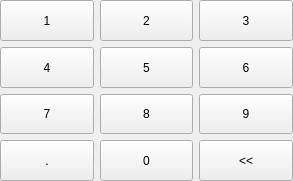
<?xml version="1.0" encoding="UTF-8"?>
<ui version="4.0">
 <class>lds_key3x4</class>
 <widget class="QWidget" name="lds_key3x4">
  <property name="geometry">
   <rect>
    <x>0</x>
    <y>0</y>
    <width>293</width>
    <height>181</height>
   </rect>
  </property>
  <property name="windowTitle">
   <string>Form</string>
  </property>
  <layout class="QGridLayout" name="gridLayout">
   <property name="leftMargin">
    <number>0</number>
   </property>
   <property name="topMargin">
    <number>0</number>
   </property>
   <property name="rightMargin">
    <number>0</number>
   </property>
   <property name="bottomMargin">
    <number>0</number>
   </property>
   <item row="0" column="0">
    <widget class="public_pushbutton_numkey" name="pushButton_num1">
     <property name="sizePolicy">
      <sizepolicy hsizetype="Expanding" vsizetype="Expanding">
       <horstretch>0</horstretch>
       <verstretch>0</verstretch>
      </sizepolicy>
     </property>
     <property name="minimumSize">
      <size>
       <width>0</width>
       <height>40</height>
      </size>
     </property>
     <property name="focusPolicy">
      <enum>Qt::NoFocus</enum>
     </property>
     <property name="styleSheet">
      <string notr="true"/>
     </property>
     <property name="text">
      <string>1</string>
     </property>
     <property name="outer_stylesheet" stdset="0">
      <string>pushbutton_key</string>
     </property>
    </widget>
   </item>
   <item row="0" column="1">
    <widget class="public_pushbutton_numkey" name="pushButton_num2">
     <property name="sizePolicy">
      <sizepolicy hsizetype="Expanding" vsizetype="Expanding">
       <horstretch>0</horstretch>
       <verstretch>0</verstretch>
      </sizepolicy>
     </property>
     <property name="minimumSize">
      <size>
       <width>0</width>
       <height>40</height>
      </size>
     </property>
     <property name="focusPolicy">
      <enum>Qt::NoFocus</enum>
     </property>
     <property name="styleSheet">
      <string notr="true"/>
     </property>
     <property name="text">
      <string>2</string>
     </property>
     <property name="outer_stylesheet" stdset="0">
      <string>pushbutton_key</string>
     </property>
    </widget>
   </item>
   <item row="0" column="2">
    <widget class="public_pushbutton_numkey" name="pushButton_num3">
     <property name="sizePolicy">
      <sizepolicy hsizetype="Expanding" vsizetype="Expanding">
       <horstretch>0</horstretch>
       <verstretch>0</verstretch>
      </sizepolicy>
     </property>
     <property name="minimumSize">
      <size>
       <width>0</width>
       <height>40</height>
      </size>
     </property>
     <property name="focusPolicy">
      <enum>Qt::NoFocus</enum>
     </property>
     <property name="styleSheet">
      <string notr="true"/>
     </property>
     <property name="text">
      <string>3</string>
     </property>
     <property name="outer_stylesheet" stdset="0">
      <string>pushbutton_key</string>
     </property>
    </widget>
   </item>
   <item row="1" column="0">
    <widget class="public_pushbutton_numkey" name="pushButton_num4">
     <property name="sizePolicy">
      <sizepolicy hsizetype="Expanding" vsizetype="Expanding">
       <horstretch>0</horstretch>
       <verstretch>0</verstretch>
      </sizepolicy>
     </property>
     <property name="minimumSize">
      <size>
       <width>0</width>
       <height>40</height>
      </size>
     </property>
     <property name="focusPolicy">
      <enum>Qt::NoFocus</enum>
     </property>
     <property name="styleSheet">
      <string notr="true"/>
     </property>
     <property name="text">
      <string>4</string>
     </property>
     <property name="outer_stylesheet" stdset="0">
      <string>pushbutton_key</string>
     </property>
    </widget>
   </item>
   <item row="1" column="1">
    <widget class="public_pushbutton_numkey" name="pushButton_num5">
     <property name="sizePolicy">
      <sizepolicy hsizetype="Expanding" vsizetype="Expanding">
       <horstretch>0</horstretch>
       <verstretch>0</verstretch>
      </sizepolicy>
     </property>
     <property name="minimumSize">
      <size>
       <width>0</width>
       <height>40</height>
      </size>
     </property>
     <property name="focusPolicy">
      <enum>Qt::NoFocus</enum>
     </property>
     <property name="styleSheet">
      <string notr="true"/>
     </property>
     <property name="text">
      <string>5</string>
     </property>
     <property name="outer_stylesheet" stdset="0">
      <string>pushbutton_key</string>
     </property>
    </widget>
   </item>
   <item row="1" column="2">
    <widget class="public_pushbutton_numkey" name="pushButton_num6">
     <property name="sizePolicy">
      <sizepolicy hsizetype="Expanding" vsizetype="Expanding">
       <horstretch>0</horstretch>
       <verstretch>0</verstretch>
      </sizepolicy>
     </property>
     <property name="minimumSize">
      <size>
       <width>0</width>
       <height>40</height>
      </size>
     </property>
     <property name="focusPolicy">
      <enum>Qt::NoFocus</enum>
     </property>
     <property name="styleSheet">
      <string notr="true"/>
     </property>
     <property name="text">
      <string>6</string>
     </property>
     <property name="outer_stylesheet" stdset="0">
      <string>pushbutton_key</string>
     </property>
    </widget>
   </item>
   <item row="2" column="0">
    <widget class="public_pushbutton_numkey" name="pushButton_num7">
     <property name="sizePolicy">
      <sizepolicy hsizetype="Expanding" vsizetype="Expanding">
       <horstretch>0</horstretch>
       <verstretch>0</verstretch>
      </sizepolicy>
     </property>
     <property name="minimumSize">
      <size>
       <width>0</width>
       <height>40</height>
      </size>
     </property>
     <property name="focusPolicy">
      <enum>Qt::NoFocus</enum>
     </property>
     <property name="styleSheet">
      <string notr="true"/>
     </property>
     <property name="text">
      <string>7</string>
     </property>
     <property name="outer_stylesheet" stdset="0">
      <string>pushbutton_key</string>
     </property>
    </widget>
   </item>
   <item row="2" column="1">
    <widget class="public_pushbutton_numkey" name="pushButton_num8">
     <property name="sizePolicy">
      <sizepolicy hsizetype="Expanding" vsizetype="Expanding">
       <horstretch>0</horstretch>
       <verstretch>0</verstretch>
      </sizepolicy>
     </property>
     <property name="minimumSize">
      <size>
       <width>0</width>
       <height>40</height>
      </size>
     </property>
     <property name="focusPolicy">
      <enum>Qt::NoFocus</enum>
     </property>
     <property name="text">
      <string>8</string>
     </property>
     <property name="outer_stylesheet" stdset="0">
      <string>pushbutton_key</string>
     </property>
    </widget>
   </item>
   <item row="2" column="2">
    <widget class="public_pushbutton_numkey" name="pushButton_num9">
     <property name="sizePolicy">
      <sizepolicy hsizetype="Expanding" vsizetype="Expanding">
       <horstretch>0</horstretch>
       <verstretch>0</verstretch>
      </sizepolicy>
     </property>
     <property name="minimumSize">
      <size>
       <width>0</width>
       <height>40</height>
      </size>
     </property>
     <property name="focusPolicy">
      <enum>Qt::NoFocus</enum>
     </property>
     <property name="styleSheet">
      <string notr="true"/>
     </property>
     <property name="text">
      <string>9</string>
     </property>
     <property name="outer_stylesheet" stdset="0">
      <string>pushbutton_key</string>
     </property>
    </widget>
   </item>
   <item row="3" column="0">
    <widget class="public_pushbutton_numkey" name="pushButton_dot">
     <property name="sizePolicy">
      <sizepolicy hsizetype="Expanding" vsizetype="Expanding">
       <horstretch>0</horstretch>
       <verstretch>0</verstretch>
      </sizepolicy>
     </property>
     <property name="minimumSize">
      <size>
       <width>60</width>
       <height>40</height>
      </size>
     </property>
     <property name="focusPolicy">
      <enum>Qt::NoFocus</enum>
     </property>
     <property name="styleSheet">
      <string notr="true"/>
     </property>
     <property name="text">
      <string>.</string>
     </property>
     <property name="outer_stylesheet" stdset="0">
      <string>pushbutton_key</string>
     </property>
    </widget>
   </item>
   <item row="3" column="1">
    <widget class="public_pushbutton_numkey" name="pushButton_num0">
     <property name="sizePolicy">
      <sizepolicy hsizetype="Expanding" vsizetype="Expanding">
       <horstretch>0</horstretch>
       <verstretch>0</verstretch>
      </sizepolicy>
     </property>
     <property name="minimumSize">
      <size>
       <width>0</width>
       <height>40</height>
      </size>
     </property>
     <property name="focusPolicy">
      <enum>Qt::NoFocus</enum>
     </property>
     <property name="styleSheet">
      <string notr="true"/>
     </property>
     <property name="text">
      <string>0</string>
     </property>
     <property name="outer_stylesheet" stdset="0">
      <string>pushbutton_key</string>
     </property>
    </widget>
   </item>
   <item row="3" column="2">
    <widget class="QPushButton" name="pushButton_backspace">
     <property name="sizePolicy">
      <sizepolicy hsizetype="Expanding" vsizetype="Expanding">
       <horstretch>0</horstretch>
       <verstretch>0</verstretch>
      </sizepolicy>
     </property>
     <property name="minimumSize">
      <size>
       <width>0</width>
       <height>40</height>
      </size>
     </property>
     <property name="focusPolicy">
      <enum>Qt::NoFocus</enum>
     </property>
     <property name="styleSheet">
      <string notr="true">font-weight:normal;</string>
     </property>
     <property name="text">
      <string>&lt;&lt;</string>
     </property>
     <property name="outer_stylesheet" stdset="0">
      <string>pushbutton_key</string>
     </property>
    </widget>
   </item>
  </layout>
 </widget>
 <customwidgets>
  <customwidget>
   <class>public_pushbutton_numkey</class>
   <extends>QPushButton</extends>
   <header>public_pushbutton_numkey.h</header>
  </customwidget>
 </customwidgets>
 <resources/>
 <connections/>
</ui>
